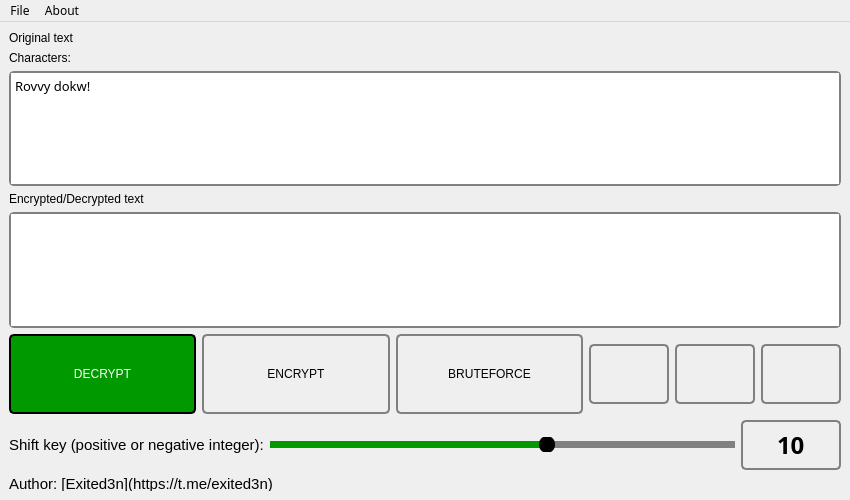
<?xml version="1.0" encoding="UTF-8"?>
<ui version="4.0">
 <class>MainWindow</class>
 <widget class="QMainWindow" name="MainWindow">
  <property name="geometry">
   <rect>
    <x>0</x>
    <y>0</y>
    <width>850</width>
    <height>500</height>
   </rect>
  </property>
  <property name="font">
   <font>
    <family>Ubuntu</family>
    <pointsize>10</pointsize>
   </font>
  </property>
  <property name="windowTitle">
   <string>Caesar cipher: encode and decode</string>
  </property>
  <property name="windowIcon">
   <iconset resource="resources.qrc">
    <normaloff>:/icons/res/main.svg</normaloff>:/icons/res/main.svg</iconset>
  </property>
  <property name="whatsThis">
   <string>Easter egg here!</string>
  </property>
  <property name="autoFillBackground">
   <bool>false</bool>
  </property>
  <property name="styleSheet">
   <string notr="true">
QTextEdit {
    border: 2px solid gray;
    border-radius: 5px;
}

QPushButton {
    border: 2px solid gray;
    border-radius: 5px;
	font: 700 12pt &quot;Hack&quot;;
}
QPushButton:hover {
    border-color: #090;
}

QPushButton:pressed {
    border: 4px solid #090;
    border-radius: 5px;
}
QPushButton:checked {
	color: white;
	background-color: #090;
	border: 2px solid black;
    border-radius: 5px;
}
QSlider::sub-page:horizontal {
    background-color: #090;
}

QSlider::add-page:horizontal {
    background-color: gray;
}
QSlider::handle:horizontal {
    background-color: black;
    width: 16px;
    border-radius:8px;
    margin-top: -5px;
    margin-bottom: -5px;
}
QSlider::groove:horizontal {
    background-color: transparent;
    height: 7px;
}
QLabel {
	font: 500 11pt &quot;Ubuntu&quot;;
}
QSpinBox {
    border: 2px solid gray;
    border-radius: 5px;
    background: transparent;
    padding: 2px;
}

QSpinBox:hover {
    border-color: #009900;
}</string>
  </property>
  <property name="iconSize">
   <size>
    <width>32</width>
    <height>32</height>
   </size>
  </property>
  <property name="tabShape">
   <enum>QTabWidget::Rounded</enum>
  </property>
  <widget class="QWidget" name="centralwidget">
   <property name="maximumSize">
    <size>
     <width>16777215</width>
     <height>16777215</height>
    </size>
   </property>
   <property name="styleSheet">
    <string notr="true"/>
   </property>
   <layout class="QVBoxLayout" name="verticalLayout">
    <property name="spacing">
     <number>6</number>
    </property>
    <item>
     <layout class="QVBoxLayout" name="Original_text">
      <item>
       <widget class="QLabel" name="input_text_lbl">
        <property name="text">
         <string>Original text</string>
        </property>
       </widget>
      </item>
      <item>
       <widget class="QLabel" name="chars_label">
        <property name="text">
         <string>Characters:</string>
        </property>
       </widget>
      </item>
      <item>
       <widget class="QTextEdit" name="textEdit">
        <property name="font">
         <font>
          <family>Fira Code Medium</family>
          <pointsize>10</pointsize>
         </font>
        </property>
        <property name="contextMenuPolicy">
         <enum>Qt::DefaultContextMenu</enum>
        </property>
        <property name="frameShape">
         <enum>QFrame::StyledPanel</enum>
        </property>
        <property name="frameShadow">
         <enum>QFrame::Sunken</enum>
        </property>
        <property name="lineWidth">
         <number>1</number>
        </property>
        <property name="html">
         <string>&lt;!DOCTYPE HTML PUBLIC &quot;-//W3C//DTD HTML 4.0//EN&quot; &quot;http://www.w3.org/TR/REC-html40/strict.dtd&quot;&gt;
&lt;html&gt;&lt;head&gt;&lt;meta name=&quot;qrichtext&quot; content=&quot;1&quot; /&gt;&lt;meta charset=&quot;utf-8&quot; /&gt;&lt;style type=&quot;text/css&quot;&gt;
p, li { white-space: pre-wrap; }
hr { height: 1px; border-width: 0; }
li.unchecked::marker { content: &quot;\2610&quot;; }
li.checked::marker { content: &quot;\2612&quot;; }
&lt;/style&gt;&lt;/head&gt;&lt;body style=&quot; font-family:'Fira Code Medium'; font-size:10pt; font-weight:400; font-style:normal;&quot;&gt;
&lt;p style=&quot; margin-top:0px; margin-bottom:0px; margin-left:0px; margin-right:0px; -qt-block-indent:0; text-indent:0px;&quot;&gt;Rovvy dokw!&lt;/p&gt;&lt;/body&gt;&lt;/html&gt;</string>
        </property>
       </widget>
      </item>
     </layout>
    </item>
    <item>
     <layout class="QVBoxLayout" name="Decrypte_text">
      <item>
       <widget class="QLabel" name="outpu_text_lbl">
        <property name="text">
         <string>Encrypted/Decrypted text</string>
        </property>
       </widget>
      </item>
      <item>
       <widget class="QTextEdit" name="textEdit_2">
        <property name="font">
         <font>
          <family>Fira Code Medium</family>
          <pointsize>10</pointsize>
         </font>
        </property>
        <property name="readOnly">
         <bool>true</bool>
        </property>
       </widget>
      </item>
     </layout>
    </item>
    <item>
     <layout class="QHBoxLayout" name="Buttons">
      <item>
       <widget class="QPushButton" name="decrypt_btn">
        <property name="minimumSize">
         <size>
          <width>0</width>
          <height>80</height>
         </size>
        </property>
        <property name="cursor">
         <cursorShape>PointingHandCursor</cursorShape>
        </property>
        <property name="text">
         <string>DECRYPT</string>
        </property>
        <property name="icon">
         <iconset resource="resources.qrc">
          <normaloff>:/icons/res/lock_open_black_24dp.svg</normaloff>:/icons/res/lock_open_black_24dp.svg</iconset>
        </property>
        <property name="iconSize">
         <size>
          <width>32</width>
          <height>32</height>
         </size>
        </property>
        <property name="checkable">
         <bool>true</bool>
        </property>
        <property name="checked">
         <bool>true</bool>
        </property>
       </widget>
      </item>
      <item>
       <widget class="QPushButton" name="encrypt_btn">
        <property name="minimumSize">
         <size>
          <width>0</width>
          <height>80</height>
         </size>
        </property>
        <property name="cursor">
         <cursorShape>PointingHandCursor</cursorShape>
        </property>
        <property name="text">
         <string>ENCRYPT</string>
        </property>
        <property name="icon">
         <iconset resource="resources.qrc">
          <normaloff>:/icons/res/lock_black_24dp.svg</normaloff>:/icons/res/lock_black_24dp.svg</iconset>
        </property>
        <property name="iconSize">
         <size>
          <width>32</width>
          <height>32</height>
         </size>
        </property>
        <property name="checkable">
         <bool>true</bool>
        </property>
       </widget>
      </item>
      <item>
       <widget class="QPushButton" name="brute_btn">
        <property name="minimumSize">
         <size>
          <width>0</width>
          <height>80</height>
         </size>
        </property>
        <property name="cursor">
         <cursorShape>PointingHandCursor</cursorShape>
        </property>
        <property name="text">
         <string>BRUTEFORCE</string>
        </property>
        <property name="icon">
         <iconset theme="zoom-in" resource="resources.qrc">
          <normaloff>:/icons/res/swap_horizontal_circle_black_24dp.svg</normaloff>:/icons/res/swap_horizontal_circle_black_24dp.svg</iconset>
        </property>
        <property name="iconSize">
         <size>
          <width>32</width>
          <height>32</height>
         </size>
        </property>
       </widget>
      </item>
      <item>
       <widget class="QPushButton" name="open_btn">
        <property name="minimumSize">
         <size>
          <width>0</width>
          <height>60</height>
         </size>
        </property>
        <property name="maximumSize">
         <size>
          <width>80</width>
          <height>16777215</height>
         </size>
        </property>
        <property name="cursor">
         <cursorShape>PointingHandCursor</cursorShape>
        </property>
        <property name="toolTip">
         <string>File open</string>
        </property>
        <property name="text">
         <string/>
        </property>
        <property name="icon">
         <iconset resource="resources.qrc">
          <normaloff>:/icons/res/open.svg</normaloff>:/icons/res/open.svg</iconset>
        </property>
        <property name="iconSize">
         <size>
          <width>32</width>
          <height>32</height>
         </size>
        </property>
       </widget>
      </item>
      <item>
       <widget class="QPushButton" name="copy_btn">
        <property name="minimumSize">
         <size>
          <width>0</width>
          <height>60</height>
         </size>
        </property>
        <property name="maximumSize">
         <size>
          <width>80</width>
          <height>16777215</height>
         </size>
        </property>
        <property name="cursor">
         <cursorShape>PointingHandCursor</cursorShape>
        </property>
        <property name="toolTip">
         <string>Copy to clipboard</string>
        </property>
        <property name="text">
         <string/>
        </property>
        <property name="icon">
         <iconset resource="resources.qrc">
          <normaloff>:/icons/res/copy.svg</normaloff>:/icons/res/copy.svg</iconset>
        </property>
        <property name="iconSize">
         <size>
          <width>32</width>
          <height>32</height>
         </size>
        </property>
       </widget>
      </item>
      <item>
       <widget class="QPushButton" name="save_btn">
        <property name="minimumSize">
         <size>
          <width>0</width>
          <height>60</height>
         </size>
        </property>
        <property name="maximumSize">
         <size>
          <width>80</width>
          <height>16777215</height>
         </size>
        </property>
        <property name="cursor">
         <cursorShape>PointingHandCursor</cursorShape>
        </property>
        <property name="toolTip">
         <string>Save to a file</string>
        </property>
        <property name="text">
         <string/>
        </property>
        <property name="icon">
         <iconset resource="resources.qrc">
          <normaloff>:/icons/res/save.svg</normaloff>:/icons/res/save.svg</iconset>
        </property>
        <property name="iconSize">
         <size>
          <width>32</width>
          <height>32</height>
         </size>
        </property>
       </widget>
      </item>
     </layout>
    </item>
    <item>
     <layout class="QHBoxLayout" name="ShiftKey">
      <item>
       <widget class="QLabel" name="key_lbl">
        <property name="enabled">
         <bool>true</bool>
        </property>
        <property name="font">
         <font>
          <family>Ubuntu</family>
          <pointsize>11</pointsize>
          <italic>false</italic>
          <bold>false</bold>
         </font>
        </property>
        <property name="text">
         <string>Shift key (positive or negative integer):</string>
        </property>
        <property name="alignment">
         <set>Qt::AlignCenter</set>
        </property>
       </widget>
      </item>
      <item>
       <widget class="QSlider" name="horizontalSlider">
        <property name="cursor">
         <cursorShape>PointingHandCursor</cursorShape>
        </property>
        <property name="minimum">
         <number>-50</number>
        </property>
        <property name="maximum">
         <number>50</number>
        </property>
        <property name="pageStep">
         <number>5</number>
        </property>
        <property name="value">
         <number>10</number>
        </property>
        <property name="orientation">
         <enum>Qt::Horizontal</enum>
        </property>
        <property name="tickPosition">
         <enum>QSlider::NoTicks</enum>
        </property>
        <property name="tickInterval">
         <number>0</number>
        </property>
       </widget>
      </item>
      <item>
       <widget class="QSpinBox" name="spinBox">
        <property name="minimumSize">
         <size>
          <width>100</width>
          <height>50</height>
         </size>
        </property>
        <property name="font">
         <font>
          <family>Hack NF</family>
          <pointsize>18</pointsize>
          <bold>true</bold>
         </font>
        </property>
        <property name="alignment">
         <set>Qt::AlignCenter</set>
        </property>
        <property name="buttonSymbols">
         <enum>QAbstractSpinBox::NoButtons</enum>
        </property>
        <property name="accelerated">
         <bool>false</bool>
        </property>
        <property name="minimum">
         <number>-50</number>
        </property>
        <property name="maximum">
         <number>50</number>
        </property>
        <property name="value">
         <number>10</number>
        </property>
       </widget>
      </item>
     </layout>
    </item>
    <item>
     <layout class="QHBoxLayout" name="Author">
      <item>
       <widget class="QLabel" name="label">
        <property name="minimumSize">
         <size>
          <width>0</width>
          <height>15</height>
         </size>
        </property>
        <property name="font">
         <font>
          <family>Ubuntu</family>
          <pointsize>11</pointsize>
          <italic>false</italic>
          <bold>false</bold>
         </font>
        </property>
        <property name="text">
         <string>Author: [Exited3n](https://t.me/exited3n)</string>
        </property>
        <property name="textFormat">
         <enum>Qt::MarkdownText</enum>
        </property>
        <property name="openExternalLinks">
         <bool>true</bool>
        </property>
       </widget>
      </item>
     </layout>
    </item>
   </layout>
  </widget>
  <widget class="QMenuBar" name="menuBar">
   <property name="geometry">
    <rect>
     <x>0</x>
     <y>0</y>
     <width>850</width>
     <height>20</height>
    </rect>
   </property>
   <property name="font">
    <font>
     <family>Hack NF</family>
    </font>
   </property>
   <property name="cursor">
    <cursorShape>PointingHandCursor</cursorShape>
   </property>
   <widget class="QMenu" name="menuAbout">
    <property name="font">
     <font>
      <family>Hack NF</family>
      <pointsize>9</pointsize>
     </font>
    </property>
    <property name="cursor">
     <cursorShape>PointingHandCursor</cursorShape>
    </property>
    <property name="tearOffEnabled">
     <bool>false</bool>
    </property>
    <property name="title">
     <string>About</string>
    </property>
    <property name="separatorsCollapsible">
     <bool>false</bool>
    </property>
    <property name="toolTipsVisible">
     <bool>false</bool>
    </property>
    <addaction name="actionabout"/>
   </widget>
   <widget class="QMenu" name="menuFile">
    <property name="font">
     <font>
      <family>Hack NF</family>
     </font>
    </property>
    <property name="cursor">
     <cursorShape>PointingHandCursor</cursorShape>
    </property>
    <property name="title">
     <string>File</string>
    </property>
    <addaction name="actionExit"/>
   </widget>
   <addaction name="menuFile"/>
   <addaction name="menuAbout"/>
  </widget>
  <action name="actionabout">
   <property name="icon">
    <iconset resource="resources.qrc">
     <normaloff>:/icons/res/about.svg</normaloff>:/icons/res/about.svg</iconset>
   </property>
   <property name="text">
    <string>about</string>
   </property>
   <property name="font">
    <font>
     <family>Hack NF</family>
    </font>
   </property>
  </action>
  <action name="actionExit">
   <property name="icon">
    <iconset resource="resources.qrc">
     <normaloff>:/icons/res/exit.svg</normaloff>:/icons/res/exit.svg</iconset>
   </property>
   <property name="text">
    <string>Exit</string>
   </property>
   <property name="font">
    <font>
     <family>Hack NF</family>
    </font>
   </property>
  </action>
 </widget>
 <resources>
  <include location="resources.qrc"/>
 </resources>
 <connections/>
</ui>
